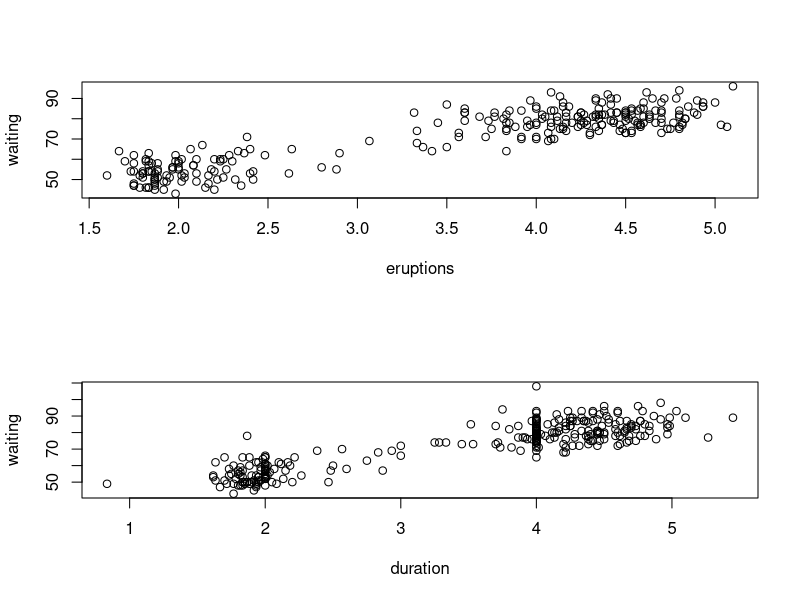

Write the R code that produced this figure. (Note: this script raises an error after producing the figure.)
### The following code is based on algorithms noted in Murphy, 2012 Probabilistic Machine Learning.
### Specifically, Chapter 11, section 4.

###############################
### EM for gaussian mixture ###
###############################
gaussmixEM = function(params, X, clusters = 2, tol=.00001, maxits=100, showits=T){     
  # Arguments are starting parameters (means, covariances, cluster probability), data, number of clusters desired, tolerance,
  # maximum iterations, and whether to show iterations
  
  # Starting points
  N = nrow(X)
  nams = names(params)
  mu = params$mu
  var = params$var
  probs = params$probs
  
  # Other initializations
  ri = matrix(0, ncol=clusters, nrow=N)  #initialize cluster 'responsibilities', i.e. probability of cluster membership for each observation i
  it = 0
  converged = FALSE
  
  if (showits)                                  # Show iterations
    cat(paste("Iterations of EM:", "\n"))
  
  while ((!converged) & (it < maxits)) { 
    probsOld = probs
    muOld = mu
    varOld = var
    riOld = ri
    
    ### E
    # Compute responsibilities
    for (k in 1:clusters){
      ri[,k] = probs[k] * dnorm(X, mu[k], sd = sqrt(var[k]), log=F)
    }
    ri = ri/rowSums(ri)
    
    ### M
    rk = colSums(ri)                           # rk is the weighted average cluster membership size
    probs = rk/N
    mu = (t(X) %*% ri) / rk                      # could do mu and var via log likelihood here but this is more straightforward
    var = (t(X^2) %*% ri) / rk - mu^2

    parmlistold = rbind(probsOld, muOld, varOld)
    parmlistcurrent = rbind(probs, mu, var)
    it = it + 1
    if (showits & it == 1 | it%%5 == 0)        # if showits true, & it =1 or divisible by 5 print message
      cat(paste(format(it), "...", "\n", sep = ""))
    converged = max(abs(parmlistold - parmlistcurrent)) <= tol
  }
  
  clust = which(round(ri)==1, arr.ind=T)       # create cluster membership
  clust = clust[order(clust[,1]), 2]           # order accoring to row rather than cluster
  out = list(probs=probs, mu=mu, var=var, resp=ri, cluster=clust)
} 


### This example uses Old Faithful geyser eruptions.  This is only a univariate mixture for either eruption time or wait time.
### The next will be doing both variables, i.e. multivariate normal.  'Geyser' is supposedly more accurate, though seems to have 
### arbitrarily assigned some duration values.  See also http://www.geyserstudy.org/geyser.aspx?pGeyserNo=OLDFAITHFUL, but that only has
### intervals. Some July 1995 data is available

### faithful data set
data(faithful)
head(faithful)

# starting parameters; requires mean, variance and class probabilitiy
params1 = list(mu=c(2, 5), var=c(1, 1), probs=c(.5, .5))  # note that starts from mean must be in data range or it will break.  
params2 = list(mu=c(50, 90), var=c(1, 15), probs=c(.5, .5))  

X1 = matrix(faithful[,1])
X2 = matrix(faithful[,2])

test1 = gaussmixEM(params1, X=X1, tol=1e-8)
test2 = gaussmixEM(params2, X=X2, tol=1e-8)

# Compare to flexmix package results
library(flexmix)
flexmod1 = flexmix(X1~1, k=2, control=list(tolerance=1e-8, iter.max=100))
flexmod2 = flexmix(X2~1, k=2, control=list(tolerance=1e-8, iter.max=100))

# the following provides means, variances and probability of group membership;
# note that the cluster is arbitrary so cluster 1 for one model may be cluster 2 in another

### Eruptions
meanvar = rbind(test1$mu, sqrt(test1$var)); rownames(meanvar) = c('means', 'variances')
meanvarFlex = parameters(flexmod1); rownames(meanvarFlex) = c('means', 'variances')
probMembership = test1$probs
probMembershipFlex = flexmod1@size/sum(flexmod1@size)

list(params=cbind(meanvarFlex, meanvar), clusterpobs=cbind(probMembership, probMembershipFlex) )

### Waiting
meanvar = rbind(test2$mu, sqrt(test2$var)); rownames(meanvar) = c('means', 'variances')
meanvarFlex = parameters(flexmod2); rownames(meanvarFlex) = c('means', 'variances')
probMembership = test2$probs
probMembershipFlex = flexmod2@size/sum(flexmod2@size)

list(params=cbind(meanvarFlex, meanvar), clusterpobs=cbind(probMembership, probMembershipFlex) )

# MASS version (reversed columns)
# These don't look even remotely the same data on initial inspection; 'geyser' is even more rounded and of opposite conclusion;
# Turns out geyser is offset by 1, such that duration 1 should be coupled with waiting 2 and on down
# Still the rounding at 2 and 4 (and whatever division was done on duration) makes this fairly poor data

library(MASS)
geyser = data.frame(duration=geyser$duration[-299], waiting=geyser$waiting[-1])

# compare to faithful
layout(1:2); plot(faithful); plot(geyser)

X3 = matrix(geyser[,1]) 
X4 = matrix(geyser[,2])


### MASS version
test3 = gaussmixEM(params1, X=X3, tol=1e-8)
test4 = gaussmixEM(params2, X=X4, tol=1e-8)

flexmod3 = flexmix(X3~1, k=2, control=list(tolerance=1e-8, iter.max=100))
flexmod4 = flexmix(X4~1, k=2, control=list(tolerance=1e-8, iter.max=100))

# note variability differences compared to faithful dataset
# Eruptions/Duration
meanvar = rbind(test3$mu, sqrt(test3$var)); rownames(meanvar) = c('means', 'variances')
meanvarFlex = parameters(flexmod3); rownames(meanvarFlex) = c('means', 'variances')
probMembership = test3$probs
probMembershipFlex = flexmod3@size/sum(flexmod3@size)

list(params=cbind(meanvarFlex, meanvar), clusterpobs=cbind(probMembership, probMembershipFlex) )

# Waiting
meanvar = rbind(test4$mu, sqrt(test4$var)); rownames(meanvar) = c('means', 'variances')
meanvarFlex = parameters(flexmod4); rownames(meanvarFlex) = c('means', 'variances')
probMembership = test4$probs
probMembershipFlex = flexmod4@size/sum(flexmod4@size)

list(params=cbind(meanvarFlex, meanvar), clusterpobs=cbind(probMembership, probMembershipFlex) )

### Some plots
library(ggplot2)
qplot(x=eruptions, y=waiting, data=faithful) + ggtheme

ggplot(aes(x=eruptions, y=waiting), data=faithful) +
  geom_point(aes(color=factor(test2$cluster))) +
  ggtheme

ggplot(aes(x=eruptions, y=waiting), data=faithful) +
  geom_point(aes(color=test2$resp[,1])) +
  ggtheme
